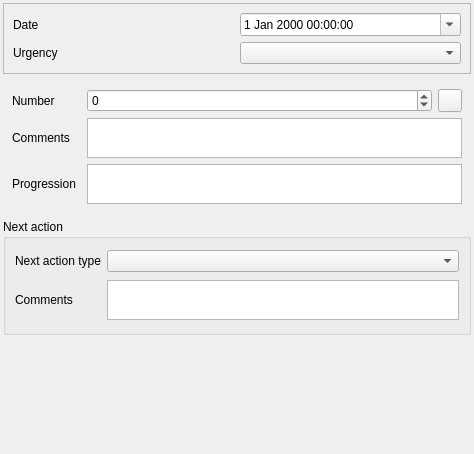
<?xml version="1.0" encoding="UTF-8"?>
<ui version="4.0">
 <class>Form_base3</class>
 <widget class="QWidget" name="Form_base3">
  <property name="geometry">
   <rect>
    <x>0</x>
    <y>0</y>
    <width>474</width>
    <height>454</height>
   </rect>
  </property>
  <property name="windowTitle">
   <string>Form</string>
  </property>
  <layout class="QVBoxLayout" name="verticalLayout">
   <property name="leftMargin">
    <number>3</number>
   </property>
   <property name="topMargin">
    <number>3</number>
   </property>
   <property name="rightMargin">
    <number>3</number>
   </property>
   <property name="bottomMargin">
    <number>3</number>
   </property>
   <item>
    <widget class="QFrame" name="frame">
     <property name="frameShape">
      <enum>QFrame::StyledPanel</enum>
     </property>
     <property name="frameShadow">
      <enum>QFrame::Raised</enum>
     </property>
     <layout class="QGridLayout" name="gridLayout_3">
      <item row="0" column="0">
       <widget class="QLabel" name="label">
        <property name="text">
         <string>Date</string>
        </property>
       </widget>
      </item>
      <item row="1" column="0">
       <widget class="QLabel" name="label_5">
        <property name="text">
         <string>Urgency</string>
        </property>
       </widget>
      </item>
      <item row="1" column="1">
       <widget class="QComboBox" name="comboBox_urgence"/>
      </item>
      <item row="0" column="1">
       <widget class="QDateTimeEdit" name="dateTimeEdit">
        <property name="calendarPopup">
         <bool>true</bool>
        </property>
       </widget>
      </item>
     </layout>
    </widget>
   </item>
   <item>
    <widget class="QStackedWidget" name="stackedWidget">
     <property name="currentIndex">
      <number>0</number>
     </property>
     <widget class="QWidget" name="edge">
      <layout class="QGridLayout" name="gridLayout" columnstretch="1,5,1">
       <item row="5" column="0">
        <widget class="QLabel" name="label_6">
         <property name="text">
          <string>Progression</string>
         </property>
        </widget>
       </item>
       <item row="1" column="0">
        <widget class="QLabel" name="label_2">
         <property name="text">
          <string>Number</string>
         </property>
        </widget>
       </item>
       <item row="1" column="1">
        <widget class="QSpinBox" name="spinBox_nombre">
         <property name="minimum">
          <number>-1</number>
         </property>
        </widget>
       </item>
       <item row="3" column="0">
        <widget class="QLabel" name="label_7">
         <property name="text">
          <string>Comments</string>
         </property>
        </widget>
       </item>
       <item row="1" column="2">
        <widget class="QToolButton" name="toolButton_calc_nb">
         <property name="text">
          <string/>
         </property>
         <property name="icon">
          <iconset>
           <normaloff>:/plugins/Lamia/icons/numpad.png</normaloff>:/plugins/Lamia/icons/numpad.png</iconset>
         </property>
        </widget>
       </item>
       <item row="3" column="1" colspan="2">
        <widget class="QTextEdit" name="textEdit_comm">
         <property name="sizePolicy">
          <sizepolicy hsizetype="Expanding" vsizetype="Expanding">
           <horstretch>0</horstretch>
           <verstretch>0</verstretch>
          </sizepolicy>
         </property>
         <property name="maximumSize">
          <size>
           <width>16777215</width>
           <height>40</height>
          </size>
         </property>
        </widget>
       </item>
       <item row="5" column="1" colspan="2">
        <widget class="QTextEdit" name="textEdit_evolution">
         <property name="sizePolicy">
          <sizepolicy hsizetype="Expanding" vsizetype="Expanding">
           <horstretch>0</horstretch>
           <verstretch>0</verstretch>
          </sizepolicy>
         </property>
         <property name="maximumSize">
          <size>
           <width>16777215</width>
           <height>40</height>
          </size>
         </property>
        </widget>
       </item>
      </layout>
     </widget>
     <widget class="QWidget" name="node">
      <layout class="QGridLayout" name="gridLayout_2">
       <item row="0" column="0">
        <widget class="QLabel" name="label_3">
         <property name="text">
          <string>NOD</string>
         </property>
        </widget>
       </item>
       <item row="1" column="1">
        <spacer name="verticalSpacer_2">
         <property name="orientation">
          <enum>Qt::Vertical</enum>
         </property>
         <property name="sizeHint" stdset="0">
          <size>
           <width>20</width>
           <height>40</height>
          </size>
         </property>
        </spacer>
       </item>
      </layout>
     </widget>
     <widget class="QWidget" name="equipment">
      <layout class="QVBoxLayout" name="verticalLayout_2">
       <item>
        <widget class="QLabel" name="label_9">
         <property name="text">
          <string>Equip</string>
         </property>
        </widget>
       </item>
      </layout>
     </widget>
     <widget class="QWidget" name="surface"/>
    </widget>
   </item>
   <item>
    <widget class="QGroupBox" name="groupBox">
     <property name="title">
      <string>Next action</string>
     </property>
     <layout class="QGridLayout" name="gridLayout_4">
      <item row="1" column="0">
       <widget class="QLabel" name="label_8">
        <property name="text">
         <string>Comments</string>
        </property>
       </widget>
      </item>
      <item row="0" column="0">
       <widget class="QLabel" name="label_4">
        <property name="text">
         <string>Next action type</string>
        </property>
       </widget>
      </item>
      <item row="0" column="1">
       <widget class="QComboBox" name="comboBox_typesuite"/>
      </item>
      <item row="1" column="1">
       <widget class="QTextEdit" name="textEdit_suite">
        <property name="sizePolicy">
         <sizepolicy hsizetype="Expanding" vsizetype="Expanding">
          <horstretch>0</horstretch>
          <verstretch>0</verstretch>
         </sizepolicy>
        </property>
        <property name="maximumSize">
         <size>
          <width>16777215</width>
          <height>40</height>
         </size>
        </property>
       </widget>
      </item>
     </layout>
    </widget>
   </item>
   <item>
    <spacer name="verticalSpacer">
     <property name="orientation">
      <enum>Qt::Vertical</enum>
     </property>
     <property name="sizeHint" stdset="0">
      <size>
       <width>20</width>
       <height>40</height>
      </size>
     </property>
    </spacer>
   </item>
  </layout>
 </widget>
 <resources/>
 <connections/>
</ui>
